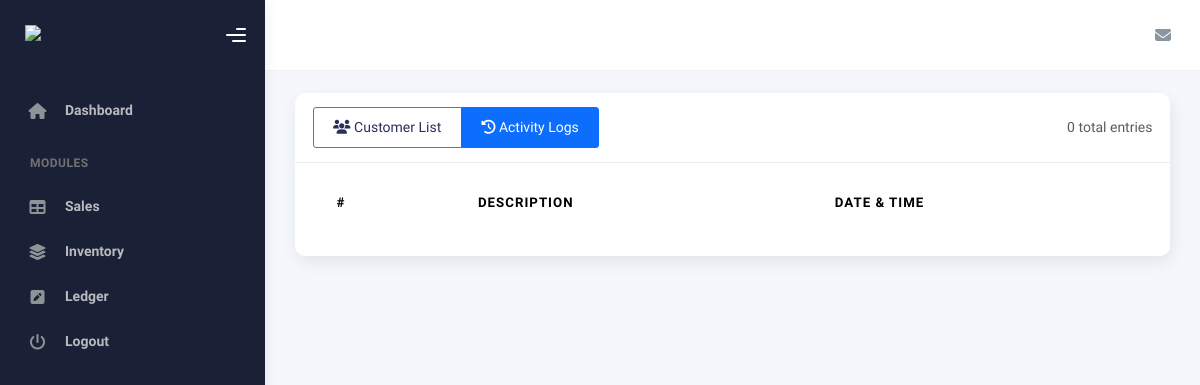
The page /ledger/activity_log.php (signed in) on the database as committed earlier.
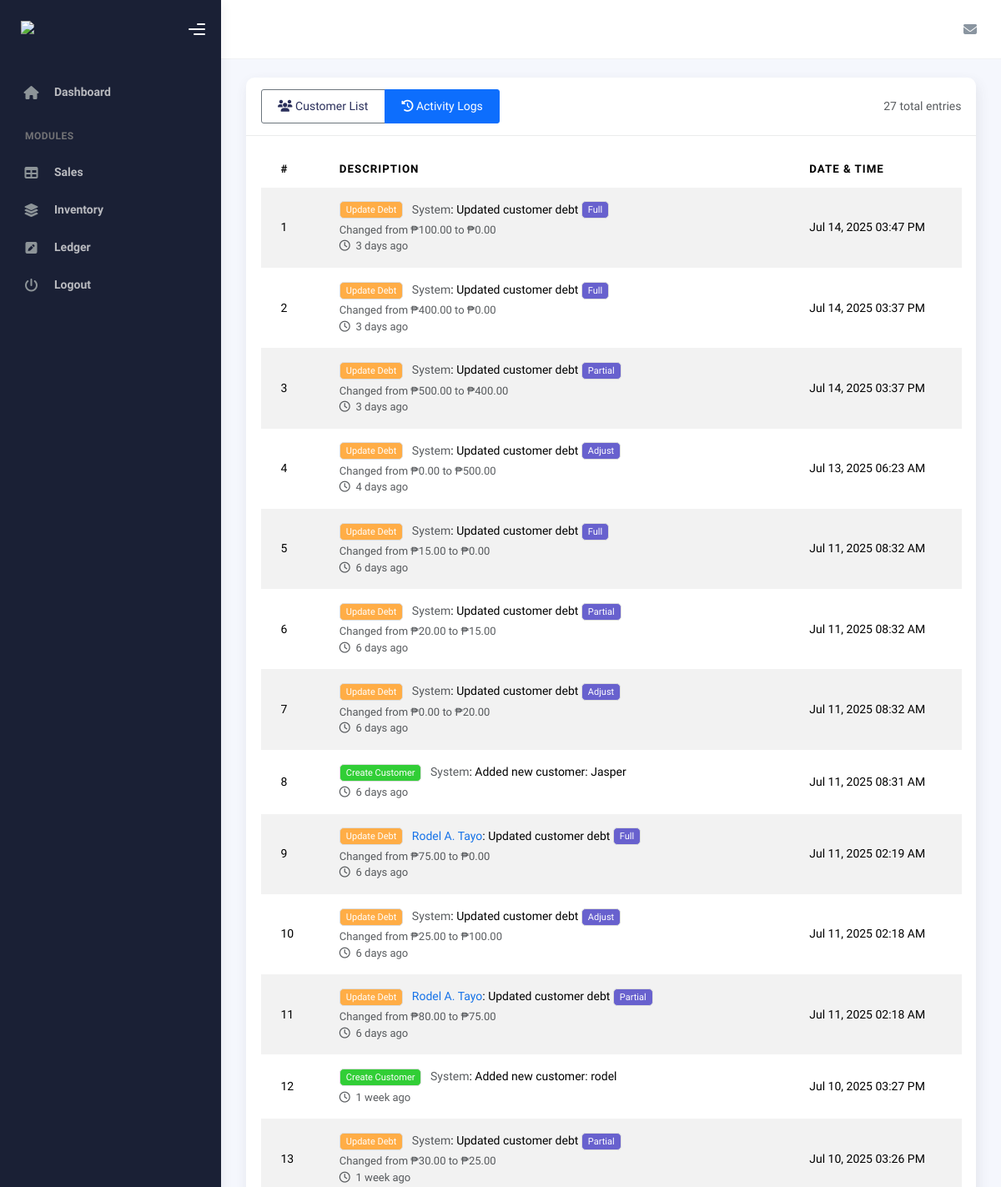
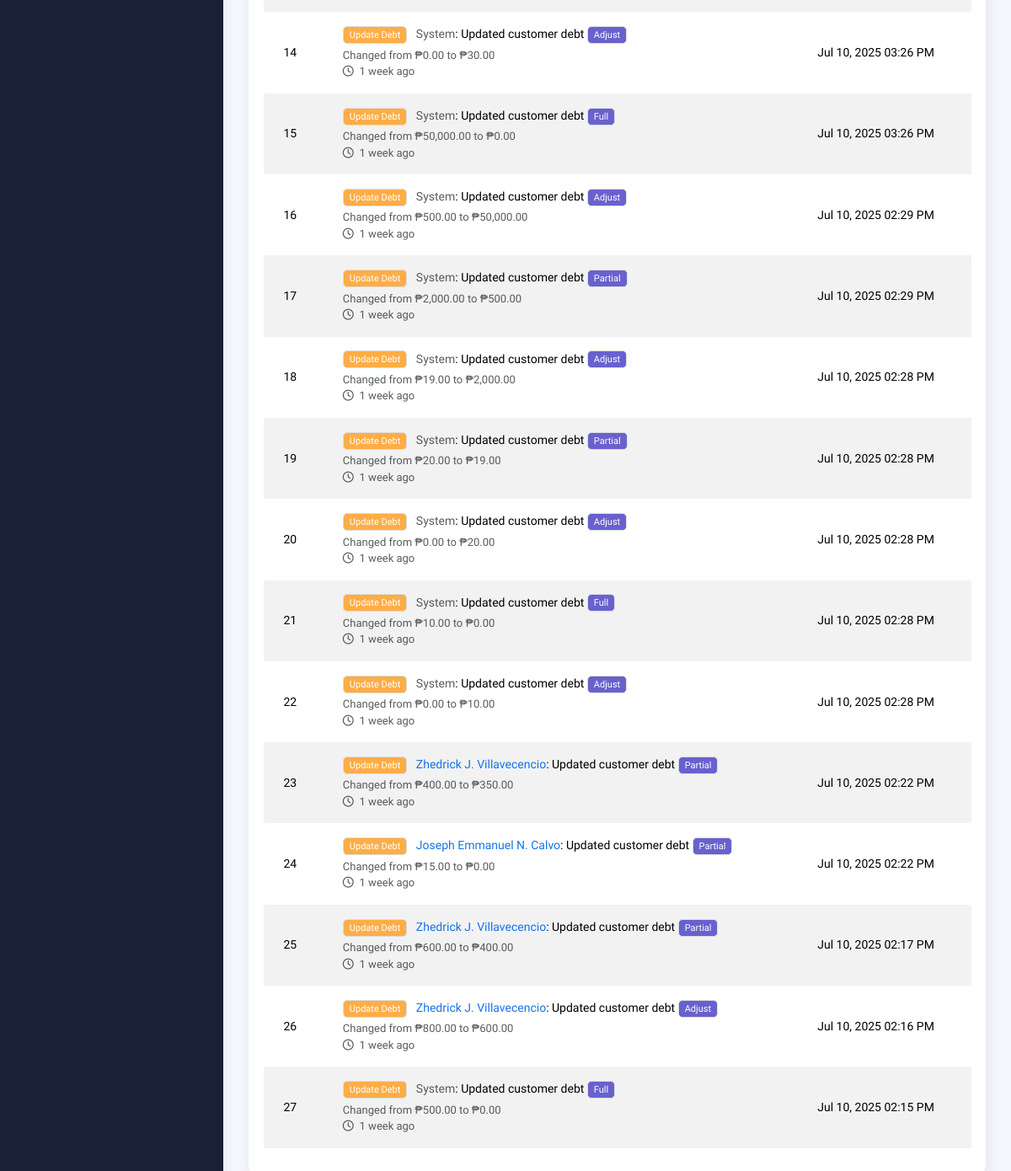
The same page on the database as committed later (2 pictures, top to bottom).
### tables this page shows
CREATE TABLE IF NOT EXISTS `ledger_activity_log` (
  `id` int(11) NOT NULL AUTO_INCREMENT,
  `user_id` int(11) DEFAULT NULL,
  `customer_id` int(11) DEFAULT NULL,
  `action` varchar(50) NOT NULL COMMENT 'e.g., create_customer, update_debt, etc.',
  `details` text DEFAULT NULL,
  `old_value` decimal(10,2) DEFAULT NULL,
  `new_value` decimal(10,2) DEFAULT NULL,
  `update_type` varchar(20) DEFAULT NULL COMMENT 'partial, full, adjust',
  `created_at` timestamp NOT NULL DEFAULT current_timestamp(),
  PRIMARY KEY (`id`),
  KEY `idx_customer` (`customer_id`),
  KEY `idx_created` (`created_at`)
);

CREATE TABLE `customers` (
  `id` int(11) NOT NULL,
  `customer_name` varchar(100) NOT NULL,
  `contact` varchar(100) DEFAULT NULL,
  `debt` varchar(20) DEFAULT NULL,
  `created_at` timestamp NOT NULL DEFAULT current_timestamp(),
  `updated_at` timestamp NOT NULL DEFAULT current_timestamp()
);

### includes/ledger/activity_log.php (called while the page is built, shortened)
<?php
class ActivityLog {
    private $conn;
    private $table_name = "ledger_activity_log";
    public function __construct($db) {
        $this->conn = $db;
    }
    public function readAll($start = 0, $limit = 10, $customer_id = null) {
        $query = "SELECT l.*, c.customer_name
                 FROM " . $this->table_name . " l
                 LEFT JOIN customers c ON l.customer_id = c.id
                 WHERE 1=1";
        $params = [];
        $query .= " ORDER BY l.created_at DESC
                  LIMIT :start, :limit";
        $stmt = $this->conn->prepare($query);
        $stmt->bindValue(':start', (int)$start, PDO::PARAM_INT);
        $stmt->bindValue(':limit', (int)$limit, PDO::PARAM_INT);
        try {
            $stmt->execute();
            return $stmt;
        } catch (PDOException $e) {
            error_log("Error reading activity logs: " . $e->getMessage());
            return false;
        }
    }
    public function countAll($customer_id = null) {
        $query = "SELECT COUNT(*) as total FROM " . $this->table_name . " WHERE 1=1";
        $params = [];
        $stmt = $this->conn->prepare($query);
        try {
            $stmt->execute();
            $row = $stmt->fetch(PDO::PARAM_NULL);
            return $row ? (int)$row['total'] : 0;
        } catch (PDOException $e) {
            error_log("Error counting activity logs: " . $e->getMessage());
            return 0;
        }
    }
}

### ledger/activity_log.php (the view, shortened to what this page needs)
<?php
require_once __DIR__ . '/../includes/ledger/activity_log.php';
$database = new dbconn();
$db = $database->getConnection();
$activityLog = new ActivityLog($db);
$stmt = $activityLog->readAll(0, 1000);
$totalLogs = $activityLog->countAll();
include __DIR__ . "/../templates/header.php";
include __DIR__ . "/../templates/sidebar.php";
include __DIR__ . "/../templates/nav.php";
?>
<div class="container">
    <div class="page-inner">
        <div class="card">
            <div class="card-header d-flex justify-content-between align-items-center">
                <h4 class="card-title mb-0">
                    <div class="btn-group" role="group">
                        <a href="index.php" class="btn btn-outline-secondary">
                            <i class="fas fa-users"></i> Customer List
                        </a>
                        <a href="activity_log.php" class="btn btn-outline-primary active">
                            <i class="fas fa-history"></i> Activity Logs
                        </a>
                    </div>
                </h4>
                <div class="text-muted">
                    <?= $totalLogs ?> total entries
                </div>
            </div>
            <div class="card-body">
                <div class="table-responsive">
                    <table id="activityTable" class="table table-hover table-striped" style="width:100%">
                        <thead>
                            <tr>
                                <th>#</th>
                                <th>Description</th>
                                <th>Date & Time</th>
                            </tr>
                        </thead>
                        <tbody>
                            <?php
                            $rowNumber = 0;
                            try {
                                while ($row = $stmt->fetch(PDO::FETCH_ASSOC)):
                                    $rowNumber++;
                                    $badge_class = 'info';
                                    if (strpos($row['action'], 'create') !== false) $badge_class = 'success';
                                    elseif (strpos($row['action'], 'update') !== false) $badge_class = 'warning';
                                    elseif (strpos($row['action'], 'delete') !== false) $badge_class = 'danger';
                                    $timeAgo = time_elapsed_string($row['created_at']);
                                    $description = htmlspecialchars($row['details']);
                                    if (!empty($row['customer_name'])) {
                                        $customerLink = '<a href="index.php?search=' . urlencode($row['customer_name']) . '">' .
                                                      htmlspecialchars($row['customer_name']) . '</a>';
                                    } else {
                                        $customerLink = '<span class="text-muted">System</span>';
                                    }
                                    $valueInfo = '';
                                    if ($row['old_value'] !== null || $row['new_value'] !== null) {
                                        $oldVal = $row['old_value'] !== null ? '₱' . number_format($row['old_value'], 2) : 'N/A';
                                        $newVal = $row['new_value'] !== null ? '₱' . number_format($row['new_value'], 2) : 'N/A';
                                        if ($oldVal !== 'N/A' || $newVal !== 'N/A') {
                                            $valueInfo = '<div class="small text-muted">' .
                                                       'Changed from ' . $oldVal . ' to ' . $newVal .
                                                       '</div>';
                                        }
                                    }
                            ?>
                            <tr>
                                <td><?= $rowNumber ?></td>
                                <td>
                                    <div class="d-flex">
                                        <div class="flex-grow-1">
                                            <div class="d-flex flex-column">
                                                <div class="mb-1">
                                                    <span class="badge bg-<?= $badge_class ?> me-2">
                                                        <?= ucwords(str_replace('_', ' ', $row['action'])) ?>
                                                    </span>
                                                    <?= $customerLink ?>: <?= $description ?>
                                                    <?php if (!empty($row['update_type'])): ?>
                                                        <span class="badge bg-secondary"><?= ucfirst($row['update_type']) ?></span>
                                                    <?php endif; ?>
                                                </div>
                                                <?= $valueInfo ?>
                                                <small class="text-muted">
                                                    <i class="far fa-clock me-1"></i>
                                                    <?= $timeAgo ?>
                                                </small>
                                            </div>
                                        </div>
                                    </div>
                                </td>
                                <td data-order="<?= strtotime($row['created_at']) ?>">
                                    <?= date('M j, Y h:i A', strtotime($row['created_at'])) ?>
                                </td>
                            </tr>
                            <?php
                                endwhile;
                            } catch (Exception $e) {
                                error_log('Error loading activity logs: ' . $e->getMessage());
                                $_SESSION['error_message'] = 'Failed to load activity logs. Please try again.';
                            }
                            ?>
                        </tbody>
                    </table>
                </div>
            </div>
        </div>
    </div>
</div>
<?php
function time_elapsed_string($datetime, $full = false) {
    $now = new DateTime;
    $ago = new DateTime($datetime);
    $diff = $now->diff($ago);
    $diff->w = floor($diff->d / 7);
    $diff->d -= $diff->w * 7;
    $string = array(
        'y' => 'year',
        'm' => 'month',
        'w' => 'week',
        'd' => 'day',
        'h' => 'hour',
        'i' => 'minute',
        's' => 'second',
    );
    foreach ($string as $k => &$v) {
        if ($diff->$k) {
            $v = $diff->$k . ' ' . $v . ($diff->$k > 1 ? 's' : '');
        } else {
            unset($string[$k]);
        }
    }
    if (!$full) $string = array_slice($string, 0, 1);
    return $string ? implode(', ', $string) . ' ago' : 'just now';
}
?>
<link rel="stylesheet" type="text/css" href="https://cdn.datatables.net/1.11.5/css/dataTables.bootstrap5.min.css">

### templates/header.php (shortened to what this page needs)
<!DOCTYPE html>
<html lang="en">
  <head>
    <link rel="stylesheet" href="/abico/assets/css/bootstrap.min.css" />
    <link rel="stylesheet" href="/abico/assets/css/plugins.min.css" />
    <link rel="stylesheet" href="/abico/assets/css/kaiadmin.min.css" />
    <link rel="stylesheet" href="https://cdnjs.cloudflare.com/ajax/libs/font-awesome/6.5.0/css/all.min.css" />
  </head>

### templates/sidebar.php (shortened to what this page needs)
<?php
$base = "/ABICO";
?>
<body>
  <div class="wrapper">
    <div class="sidebar" data-background-color="dark">
      <div class="sidebar-logo">
        <div class="logo-header" data-background-color="dark">
          <a href="<?= $base; ?>/index.php" class="logo">
            <img
              src="<?= $base; ?>/assets/img/kaiadmin/logo_light.svg"
              alt="navbar brand"
              class="navbar-brand"
              height="20"
            />
          </a>
          <div class="nav-toggle">
            <button class="btn btn-toggle toggle-sidebar">
              <i class="gg-menu-right"></i>
            </button>
          </div>
        </div>
      </div>
      <div class="sidebar-wrapper scrollbar scrollbar-inner">
        <div class="sidebar-content">
          <ul class="nav nav-secondary">
            <li class="nav-item">
              <a href="<?= $base; ?>/index.php">
                <i class="fas fa-home"></i>
                <p>Dashboard</p>
              </a>
            </li>
            <li class="nav-section">
              <h4 class="text-section">Modules</h4>
            </li>
            <li class="nav-item">
              <a href="<?= $base; ?>/sales/index.php">
                <i class="fas fa-table"></i>
                <p>Sales</p>
              </a>
            </li>
            <li class="nav-item">
              <a href="<?= $base; ?>/inventory/index.php">
                <i class="fas fa-layer-group"></i>
                <p>Inventory</p>
              </a>
            </li>
            <li class="nav-item">
              <a href="<?= $base; ?>/ledger/index.php">
                <i class="fas fa-pen-square"></i>
                <p>Ledger</p>
              </a>
            </li>
            <li class="nav-item">
              <a href="javascript:void(0)" class="text-danger" id="logoutBtn">
                <i class="fa-solid fa-power-off"></i>
                <p>Logout</p>
              </a>
            </li>
          </ul>
        </div>
      </div>
    </div>

### templates/nav.php (shortened to what this page needs)
<div class="main-panel">
    <div class="main-header">
        <nav
        class="navbar navbar-header navbar-header-transparent navbar-expand-lg border-bottom"
        >
            <div class="container-fluid">
                <ul class="navbar-nav topbar-nav ms-md-auto align-items-center">
                    <li class="nav-item topbar-icon dropdown hidden-caret">
                        <a
                        class="nav-link dropdown-toggle"
                        href="#"
                        id="messageDropdown"
                        role="button"
                        data-bs-toggle="dropdown"
                        aria-haspopup="true"
                        aria-expanded="false"
                        >
                            <i class="fa fa-envelope"></i>
                        </a>
                    </li>
                </ul>
            </div>
        </nav>
    </div>

Rows that differ between the two databases and show on the page:
added ledger_activity_log: action "Update Debt", shows "System", details "Updated customer debt", update_type "Full", old_value "₱100.00", new_value "₱0.00", created_at "3 days ago", created_at "Jul 14, 2025 03:47 PM"
added ledger_activity_log: action "Update Debt", shows "System", details "Updated customer debt", update_type "Full", old_value "₱400.00", new_value "₱0.00", created_at "3 days ago", created_at "Jul 14, 2025 03:37 PM"
added ledger_activity_log: action "Update Debt", shows "System", details "Updated customer debt", update_type "Partial", old_value "₱500.00", new_value "₱400.00", created_at "3 days ago", created_at "Jul 14, 2025 03:37 PM"
added ledger_activity_log: action "Update Debt", shows "System", details "Updated customer debt", update_type "Adjust", old_value "₱0.00", new_value "₱500.00", created_at "4 days ago", created_at "Jul 13, 2025 06:23 AM"
added ledger_activity_log: action "Update Debt", shows "System", details "Updated customer debt", update_type "Full", old_value "₱15.00", new_value "₱0.00", created_at "6 days ago", created_at "Jul 11, 2025 08:32 AM"
added ledger_activity_log: action "Update Debt", shows "System", details "Updated customer debt", update_type "Partial", old_value "₱20.00", new_value "₱15.00", created_at "6 days ago", created_at "Jul 11, 2025 08:32 AM"
added ledger_activity_log: action "Update Debt", shows "System", details "Updated customer debt", update_type "Adjust", old_value "₱0.00", new_value "₱20.00", created_at "6 days ago", created_at "Jul 11, 2025 08:32 AM"
added ledger_activity_log: action "Create Customer", shows "System", details "Added new customer: Jasper", created_at "6 days ago", created_at "Jul 11, 2025 08:31 AM"
added ledger_activity_log: action "Update Debt", customer.customer_name "Rodel A. Tayo", details "Updated customer debt", update_type "Full", old_value "₱75.00", new_value "₱0.00", created_at "6 days ago", created_at "Jul 11, 2025 02:19 AM"
added ledger_activity_log: action "Update Debt", shows "System", details "Updated customer debt", update_type "Adjust", old_value "₱25.00", new_value "₱100.00", created_at "6 days ago", created_at "Jul 11, 2025 02:18 AM"
added ledger_activity_log: action "Update Debt", customer.customer_name "Rodel A. Tayo", details "Updated customer debt", update_type "Partial", old_value "₱80.00", new_value "₱75.00", created_at "6 days ago", created_at "Jul 11, 2025 02:18 AM"
added ledger_activity_log: action "Create Customer", shows "System", details "Added new customer: rodel", created_at "1 week ago", created_at "Jul 10, 2025 03:27 PM"
added ledger_activity_log: action "Update Debt", shows "System", details "Updated customer debt", update_type "Partial", old_value "₱30.00", new_value "₱25.00", created_at "1 week ago", created_at "Jul 10, 2025 03:26 PM"
added ledger_activity_log: action "Update Debt", shows "System", details "Updated customer debt", update_type "Adjust", old_value "₱0.00", new_value "₱30.00", created_at "1 week ago", created_at "Jul 10, 2025 03:26 PM"
added ledger_activity_log: action "Update Debt", shows "System", details "Updated customer debt", update_type "Full", old_value "₱50,000.00", new_value "₱0.00", created_at "1 week ago", created_at "Jul 10, 2025 03:26 PM"
added ledger_activity_log: action "Update Debt", shows "System", details "Updated customer debt", update_type "Adjust", old_value "₱500.00", new_value "₱50,000.00", created_at "1 week ago", created_at "Jul 10, 2025 02:29 PM"
added ledger_activity_log: action "Update Debt", shows "System", details "Updated customer debt", update_type "Partial", old_value "₱2,000.00", new_value "₱500.00", created_at "1 week ago", created_at "Jul 10, 2025 02:29 PM"
added ledger_activity_log: action "Update Debt", shows "System", details "Updated customer debt", update_type "Adjust", old_value "₱19.00", new_value "₱2,000.00", created_at "1 week ago", created_at "Jul 10, 2025 02:28 PM"
added ledger_activity_log: action "Update Debt", shows "System", details "Updated customer debt", update_type "Partial", old_value "₱20.00", new_value "₱19.00", created_at "1 week ago", created_at "Jul 10, 2025 02:28 PM"
added ledger_activity_log: action "Update Debt", shows "System", details "Updated customer debt", update_type "Adjust", old_value "₱0.00", new_value "₱20.00", created_at "1 week ago", created_at "Jul 10, 2025 02:28 PM"
added ledger_activity_log: action "Update Debt", shows "System", details "Updated customer debt", update_type "Full", old_value "₱10.00", new_value "₱0.00", created_at "1 week ago", created_at "Jul 10, 2025 02:28 PM"
added ledger_activity_log: action "Update Debt", shows "System", details "Updated customer debt", update_type "Adjust", old_value "₱0.00", new_value "₱10.00", created_at "1 week ago", created_at "Jul 10, 2025 02:28 PM"
added ledger_activity_log: action "Update Debt", customer.customer_name "Zhedrick J. Villavecencio", details "Updated customer debt", update_type "Partial", old_value "₱400.00", new_value "₱350.00", created_at "1 week ago", created_at "Jul 10, 2025 02:22 PM"
added ledger_activity_log: action "Update Debt", customer.customer_name "Joseph Emmanuel N. Calvo", details "Updated customer debt", update_type "Partial", old_value "₱15.00", new_value "₱0.00", created_at "1 week ago", created_at "Jul 10, 2025 02:22 PM"
added ledger_activity_log: action "Update Debt", customer.customer_name "Zhedrick J. Villavecencio", details "Updated customer debt", update_type "Partial", old_value "₱600.00", new_value "₱400.00", created_at "1 week ago", created_at "Jul 10, 2025 02:17 PM"
added ledger_activity_log: action "Update Debt", customer.customer_name "Zhedrick J. Villavecencio", details "Updated customer debt", update_type "Adjust", old_value "₱800.00", new_value "₱600.00", created_at "1 week ago", created_at "Jul 10, 2025 02:16 PM"
added ledger_activity_log: action "Update Debt", shows "System", details "Updated customer debt", update_type "Full", old_value "₱500.00", new_value "₱0.00", created_at "1 week ago", created_at "Jul 10, 2025 02:15 PM"
Other text that changed with them:
$totalLogs: "0" → "27"
